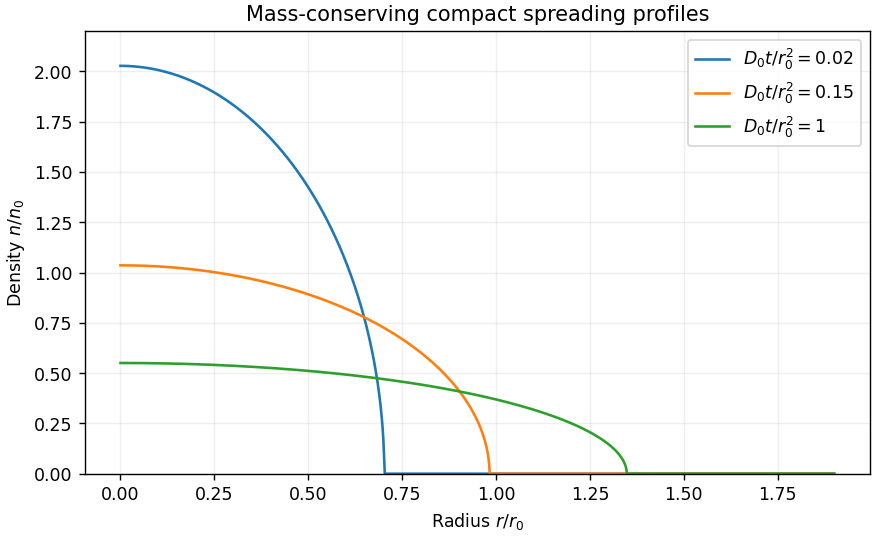

Recreate this plot in Python.
"""Cubic-diffusion similarity profiles; Python 3.14, NumPy 2.3, Matplotlib 3.10.

Writes only paper-2-spread.png in the caller's current directory.
The caller controls MPLCONFIGDIR.
"""
import matplotlib
matplotlib.use("Agg")
import matplotlib.pyplot as plt
import numpy as np

r = np.linspace(0, 1.9, 1000)
fig, ax = plt.subplots(figsize=(7, 4.3), layout="constrained")
for t in [0.02, 0.15, 1.0]:
    lam = (6*t)**(1/6)
    density = lam**(-2) * np.sqrt(np.maximum(1-(r/lam)**2, 0))
    ax.plot(r, density, label=rf"$D_0t/r_0^2={t:g}$")
ax.set(xlabel=r"Radius $r/r_0$", ylabel=r"Density $n/n_0$", title="Mass-conserving compact spreading profiles", ylim=(0, 2.2))
ax.legend()
ax.grid(alpha=0.2)
fig.savefig("paper-2-spread.png", dpi=125, facecolor="white", transparent=False)
